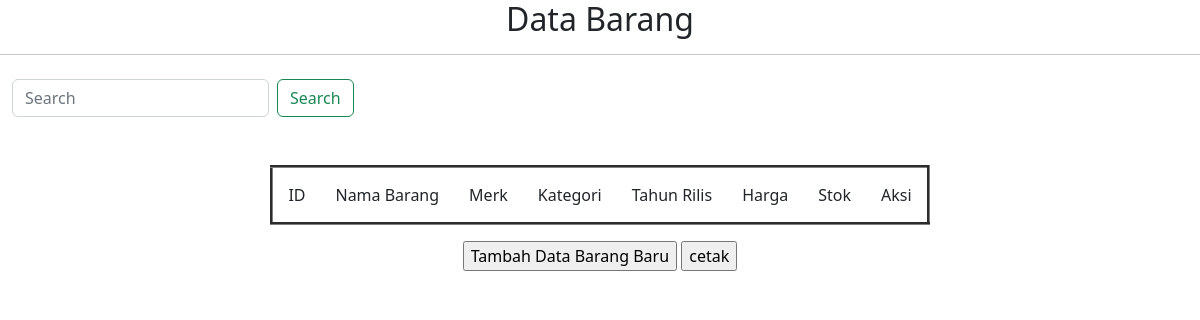
Page /barang.php on the earlier database version.
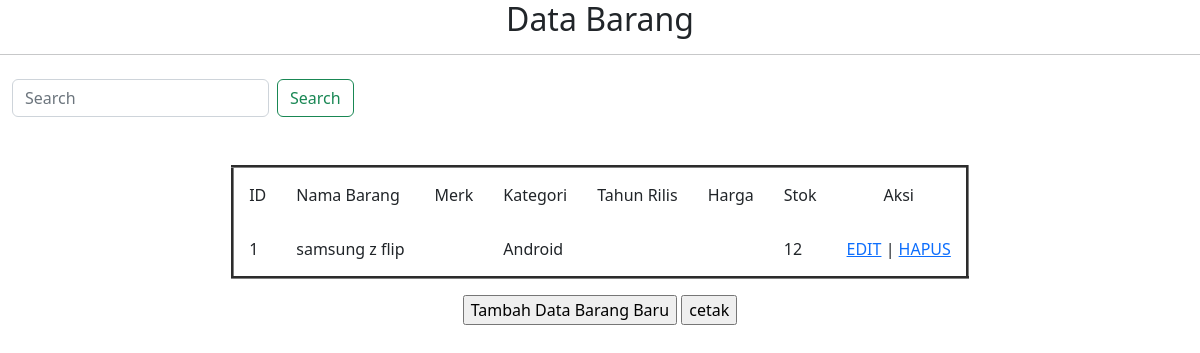
Same page on the later database version.
### tables this page shows
CREATE TABLE `tb_barang` (
  `id_barang` int(10) NOT NULL,
  `nama_barang` varchar(100) NOT NULL,
  `jenis_barang` enum('iPhone','Samsung','Oppo') NOT NULL,
  `kategori_barang` enum('iOS','Android') NOT NULL,
  `tahun_rilis` year(4) NOT NULL,
  `harga_satuan` int(10) NOT NULL,
  `stok_barang` int(5) NOT NULL,
  PRIMARY KEY (`id_barang`)
);

### barang.php (the view, shortened to what this page needs)
<!DOCTYPE html>
<html>
<head>
<link href="https://cdn.jsdelivr.net/npm/bootstrap@5.2.2/dist/css/bootstrap.min.css" rel="stylesheet">
</head>
<body >
   <h2><center>Data Barang</center></h2>
  <hr>
  <nav class="navbar bg-body-tertiary">
  <div class="container-fluid" >
    <form method='GET' class="d-flex" role="search">
      <input name="cari" class="form-control me-2" type="search" placeholder="Search" aria-label="Search">
      <button Name="Cari" class="btn btn-outline-success" type="submit">Search</button>
    </form>
  </div>
</nav>
  <br>
 <div class="table-responsive">
		<table class="table table-bordered table-striped table-hover">
		<table border='3' cellspacing="0" cellpadding='15' align="center">
          <tr>
			<td class="active">ID</td>
          <td class="active">Nama Barang</td>
          <td class="active">Merk </td>
		  <td class="active">Kategori</td>
          <td class="active">Tahun Rilis</td>
		  <td class="active">Harga</td>
          <td class="active">Stok</>
        	<td align="center">Aksi</td>
		</tr>
		<?php
         if(isset($_GET['cari'])){
         $cari = $_GET['cari'];
         $sql = "SELECT * from tb_barang where dk like '%".$cari."%'";
         }else{
          $sql = "SELECT* from tb_barang";
         }
			$query= mysqli_query($db_link,$sql);
			while($data = mysqli_fetch_array($query))
				{
				?>
                 <tr>
    <td><?php echo $data['id_barang']; ?></td>
    <td><?php echo $data['nama_barang']; ?></td>
    <td><?php echo $data['merk_barang']; ?></td>
    <td><?php echo $data['kategori_barang']; ?></td>
    <td><?php echo $data['tahunrilis_barang']; ?></td>
    <td><?php echo $data['harga_barang']; ?></td>
    <td><?php echo $data['stok_barang']; ?></td>
    <td><a href="kegiatan/edit.php?dk=<?php echo "$data[id_barang]"; ?>">EDIT</a> |						<a href="aksi/aksihapus_data.php?dk=<?php echo "$data[id_barang]"; ?>" onclick="return confirm('Anda yakin menghapus?<?php echo "$data[id_barang]"; ?>  ')">HAPUS</a></td>
				</tr>
				<?php
				}
		?>
		</table>
<p>
 <center> <right><input type="button" value="Tambah Data Barang Baru" onclick="location.href='/kegiatan/tambahs.php'"></right>
  <right><input type="button" value="cetak" onclick="location.href='../menuisi/pencetakan.php'"></right></center>
  </p></table>
  </div>
</body>
</html>

Differences in the rows shown:
added tb_barang: id_barang "1", nama_barang "samsung z flip", kategori_barang "Android", stok_barang "12"
